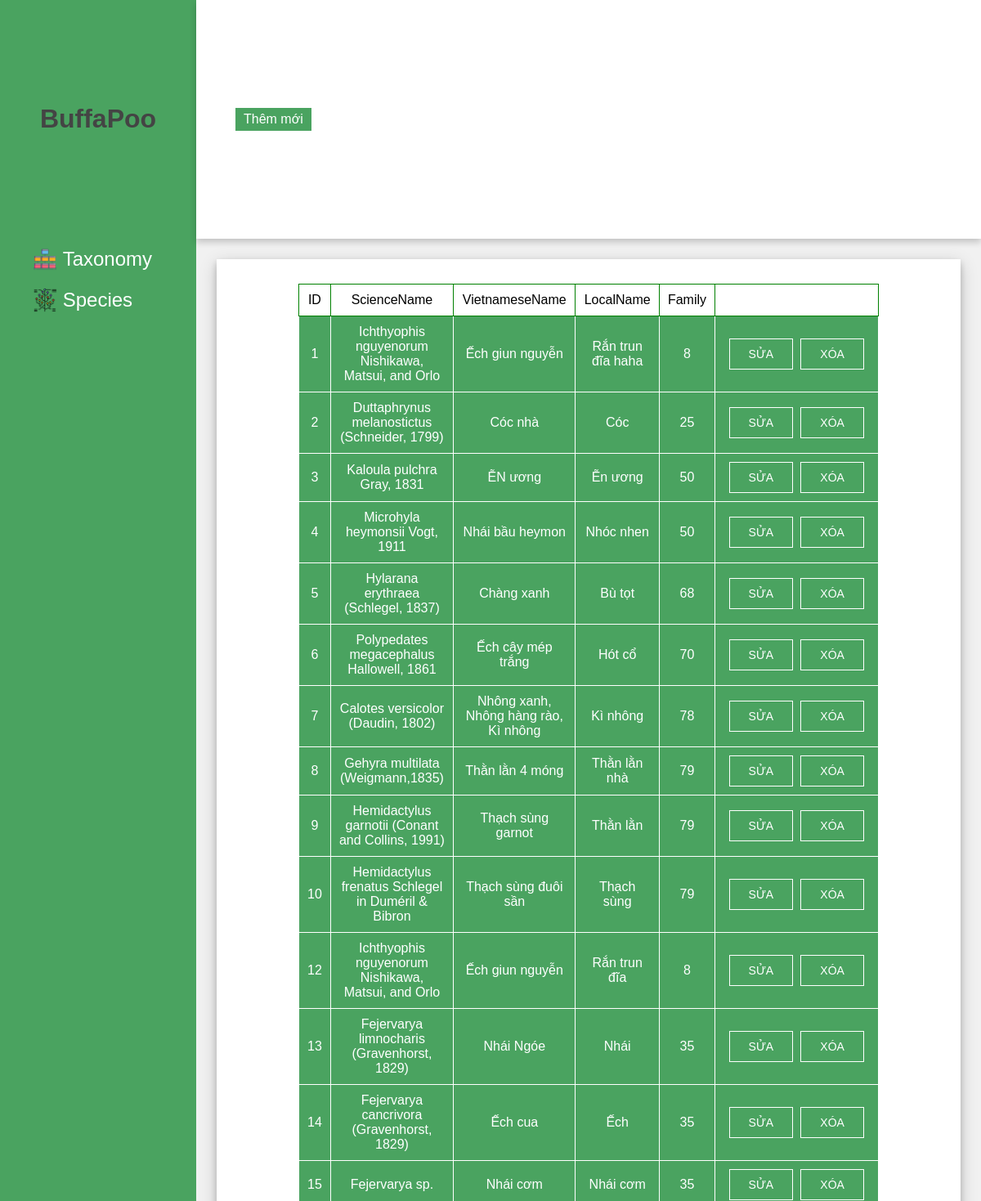
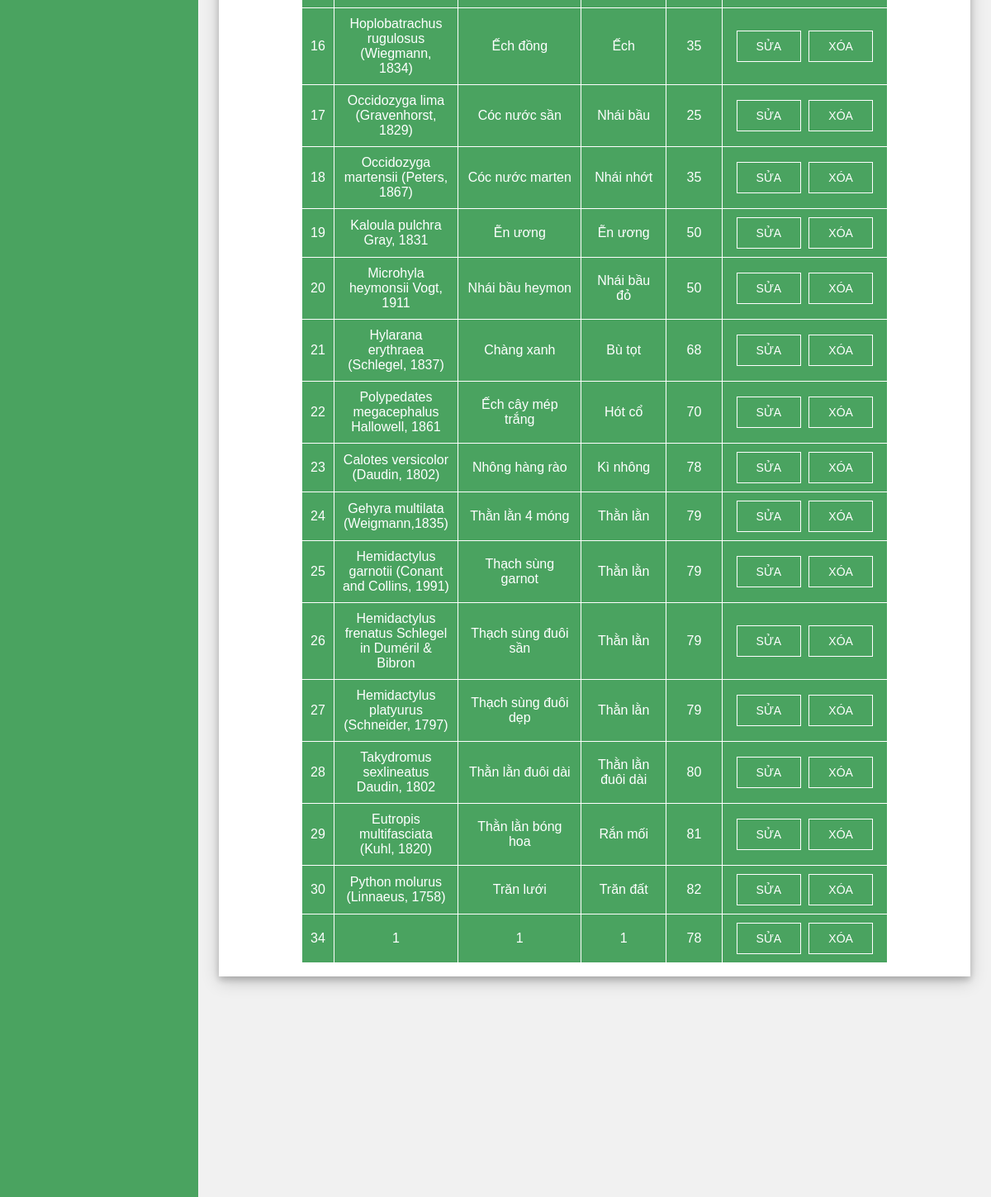
/admin/species.php, run on the app's committed database (2 pictures, top to bottom).
### tables this page shows
CREATE TABLE `species` (
  `ID` int(11) NOT NULL,
  `ScienceName` varchar(50) DEFAULT NULL,
  `VietnameseName` varchar(50) DEFAULT NULL,
  `LocalName` varchar(50) DEFAULT NULL,
  `Family` int(11) NOT NULL,
  `Image1` varchar(50) DEFAULT NULL,
  `Image2` varchar(50) DEFAULT NULL,
  `Image3` varchar(50) DEFAULT NULL,
  `Image4` varchar(50) DEFAULT NULL,
  `Image5` varchar(50) DEFAULT NULL,
  `Morphological` text DEFAULT NULL,
  `Ecological` text DEFAULT NULL,
  `GTSD` text NOT NULL,
  `IUCN` int(11) NOT NULL,
  `VNRL` int(11) NOT NULL,
  `ND32` int(11) NOT NULL,
  `CITES` int(11) NOT NULL,
  `Distribution` int(11) DEFAULT NULL,
  `COORDINATES1` text DEFAULT NULL,
  `COORDINATES2` text DEFAULT NULL,
  `COORDINATES3` text DEFAULT NULL,
  `COORDINATES4` text DEFAULT NULL,
  `COORDINATES5` text DEFAULT NULL,
  `SPECMEN_CODITION` text DEFAULT NULL,
  `HABITAT` text DEFAULT NULL,
  `LOCATION` text DEFAULT NULL,
  `COLLECTION_DATE` date DEFAULT NULL,
  `COLLECTOR` text DEFAULT NULL
);

### db/DBHelper.php (called while the page is built, shortened)
<?php
function executeResult($sql)
{
    $conn = mysqli_connect(HOST, USERNAME, PASSWORD, DATABASE);
    $result = mysqli_query($conn, $sql);
    $data = [];
    while ($row = mysqli_fetch_array($result, 1)) {
        $data[] = $row;
    }
    return $data;
}

### admin/species.php (the view, shortened to what this page needs)
<?php
require_once('../db/DBHelper.php');
?>
<!DOCTYPE html>
<html lang="en">
<head>
    <link rel="stylesheet" href="admin.css">
</head>
<body>
    <div class="side-menu">
        <div class="brand-name">
            <h1>BuffaPoo</h1>
        </div>
        <ul>
            <a href="./taxonomy.php">
                <li><img src="./images/taxonomy.png" alt="">&nbsp; <span>Taxonomy</span></li>
            </a>
            <a href="./species.php">
                <li><img src="images/phylogenetics.png" alt="">&nbsp; <span>Species</span></li>
            </a>
        </ul>
    </div>
    <div class="container">
        <div class="header">
            <div class="nav">
                <div class="user">
                    <a href="add-species.php" class="btn">Thêm mới</a>
                </div>
            </div>
        </div>
        <div class="content">
            <div class="content-2">
                <div class="recent-payments">
                    <div class="table-container">
                        <table class="species-table show">
                            <tr>
                                <th>ID</th>
                                <th>ScienceName</th>
                                <th>VietnameseName</th>
                                <th>LocalName</th>
                                <th>Family</th>
                                <th></th>
                            </tr>
                            <?php
                            $sql =  'SELECT id, ScienceName ,VietnameseName, LocalName, Family FROM species';
                            $result = executeResult($sql);
                            foreach ($result as $row) {
                                echo '
                                        <tr>
                                            <td>' . ($row['id']) . '</td>
                                            <td>' . ($row['ScienceName']) . '</td>
                                            <td>' . ($row['VietnameseName']) . '</td>
                                            <td>' . ($row['LocalName']) . '</td>
                                            <td>' . ($row['Family']) . '</td>
                                            <td>
                                                <button class="edit-btn" onclick="edit(' . ($row['id']) . ')">SỬA</button>
                                                <button class="edit-btn" onclick="xoa(' . ($row['id']) . ')">XÓA</button>
                                            </td>
                                        </tr>
                                    ';
                            }
                            ?>
                        </table>
                    </div>
                </div>
            </div>
        </div>
    </div>
</body>
</html>

### admin/admin.css (style rules this page uses)
:root { --main-color: rgb(74, 163, 96); }
* { margin: 0; padding: 0; box-sizing: border-box; font-family: "Poppins", sans-serif; }
body { min-height: 100vh; }
a { text-decoration: none; }
li { list-style: none; }
h1, h2 { color: #444; }
.species-table { border-collapse: collapse; width: 1000px; }
.species-table th { background-color: white; padding: 10px 0; border: 1px solid green; text-align: center; font-weight: normal; padding: 10px; }
.species-table td { text-align: center; background-color: var(--main-color); color: white; padding: 10px 10px; border: 1px solid white; }
.species-table tr td:last-child { min-width: 200px; }
.btn { background: var(--main-color); color: white; padding: 5px 10px; text-align: center; }
.table-container { padding: 30px 100px; display: flex; justify-content: center; align-items: center; }
.show { display: block; }
.edit-btn { background: var(--main-color); color: white; padding: 10px; border: 1px solid white; font-size: 14px; width: 44%; margin: 0 2px; }
.side-menu { position: fixed; background: var(--main-color); width: 20vw; min-height: 100vh; display: flex; flex-direction: column; }
.side-menu .brand-name { height: 10vh; display: flex; align-items: center; justify-content: center; }
.side-menu li { font-size: 24px; padding: 10px 40px; color: white; display: flex; align-items: center; cursor: pointer; }
.side-menu li img { width: 30px; }
.container { position: absolute; right: 0; width: 80vw; height: 100vh; background: #f1f1f1; }
.container .header { position: fixed; top: 0; right: 0; width: 80vw; height: 10vh; background: white; display: flex; align-items: center; justify-content: center; box-shadow: 0 4px 8px 0 rgba(0, 0, 0, 0.2); z-index: 1; }
.container .header .nav { width: 90%; display: flex; align-items: center; }
.container .header .nav .user { flex: 1; display: flex; justify-content: space-between; align-items: center; }
.container .content { position: relative; margin-top: 10vh; min-height: 90vh; background: #f1f1f1; }
.container .content .content-2 { min-height: 60vh; display: flex; align-items: center; justify-content: flex-start; flex-wrap: wrap; position: relative; }
.container .content .content-2 .recent-payments { position: relative; min-height: 80vh; max-height: 50vh; flex: 5; background: white; margin: 25px 25px 25px 25px; box-shadow: 0 4px 8px 0 rgba(0, 0, 0, 0.2), 0 6px 20px 0 rgba(0, 0, 0, 0.19); display: flex; flex-direction: column; overflow: auto; }
button { cursor: pointer; }

### data on the page
species: ID "1", ScienceName "Ichthyophis nguyenorum Nishikawa, Matsui, and Orlo", VietnameseName "Ếch giun nguyễn", LocalName "Rắn trun đĩa haha", Family "8"
species: ID "2", ScienceName "Duttaphrynus melanostictus (Schneider, 1799)", VietnameseName "Cóc nhà", LocalName "Cóc", Family "25"
species: ID "3", ScienceName "Kaloula pulchra Gray, 1831", VietnameseName "ỄN ương", LocalName "Ễn ương", Family "50"
species: ID "4", ScienceName "Microhyla heymonsii Vogt, 1911", VietnameseName "Nhái bầu heymon", LocalName "Nhóc nhen", Family "50"
species: ID "5", ScienceName "Hylarana erythraea (Schlegel, 1837)", VietnameseName "Chàng xanh", LocalName "Bù tọt", Family "68"
species: ID "6", ScienceName "Polypedates megacephalus Hallowell, 1861", VietnameseName "Ếch cây mép trắng", LocalName "Hót cổ", Family "70"
species: ID "7", ScienceName "Calotes versicolor (Daudin, 1802)", VietnameseName "Nhông xanh, Nhông hàng rào, Kì nhông", LocalName "Kì nhông", Family "78"
species: ID "8", ScienceName "Gehyra multilata (Weigmann,1835)", VietnameseName "Thằn lằn 4 móng", LocalName "Thằn lằn nhà", Family "79"
species: ID "9", ScienceName "Hemidactylus garnotii (Conant and Collins, 1991)", VietnameseName "Thạch sùng garnot", LocalName "Thằn lằn", Family "79"
species: ID "10", ScienceName "Hemidactylus frenatus Schlegel in Duméril & Bibron", VietnameseName "Thạch sùng đuôi sần", LocalName "Thạch sùng", Family "79"
species: ID "12", ScienceName "Ichthyophis nguyenorum Nishikawa, Matsui, and Orlo", VietnameseName "Ếch giun nguyễn", LocalName "Rắn trun đĩa", Family "8"
species: ID "13", ScienceName "Fejervarya limnocharis (Gravenhorst, 1829)", VietnameseName "Nhái Ngóe", LocalName "Nhái", Family "35"
species: ID "14", ScienceName "Fejervarya cancrivora (Gravenhorst, 1829)", VietnameseName "Ếch cua", LocalName "Ếch", Family "35"
species: ID "15", ScienceName "Fejervarya sp.", VietnameseName "Nhái cơm", LocalName "Nhái cơm", Family "35"
species: ID "16", ScienceName "Hoplobatrachus rugulosus (Wiegmann, 1834)", VietnameseName "Ếch đồng", LocalName "Ếch", Family "35"
species: ID "17", ScienceName "Occidozyga lima (Gravenhorst, 1829)", VietnameseName "Cóc nước sần", LocalName "Nhái bầu", Family "25"
species: ID "18", ScienceName "Occidozyga martensii (Peters, 1867)", VietnameseName "Cóc nước marten", LocalName "Nhái nhớt", Family "35"
species: ID "19", ScienceName "Kaloula pulchra Gray, 1831", VietnameseName "Ễn ương", LocalName "Ễn ương", Family "50"
species: ID "20", ScienceName "Microhyla heymonsii Vogt, 1911", VietnameseName "Nhái bầu heymon", LocalName "Nhái bầu đỏ", Family "50"
species: ID "21", ScienceName "Hylarana erythraea (Schlegel, 1837)", VietnameseName "Chàng xanh", LocalName "Bù tọt", Family "68"
species: ID "22", ScienceName "Polypedates megacephalus Hallowell, 1861", VietnameseName "Ếch cây mép trắng", LocalName "Hót cổ", Family "70"
species: ID "23", ScienceName "Calotes versicolor (Daudin, 1802)", VietnameseName "Nhông hàng rào", LocalName "Kì nhông", Family "78"
species: ID "24", ScienceName "Gehyra multilata (Weigmann,1835)", VietnameseName "Thằn lằn 4 móng", LocalName "Thằn lằn", Family "79"
species: ID "25", ScienceName "Hemidactylus garnotii (Conant and Collins, 1991)", VietnameseName "Thạch sùng garnot", LocalName "Thằn lằn", Family "79"
species: ID "26", ScienceName "Hemidactylus frenatus Schlegel in Duméril & Bibron", VietnameseName "Thạch sùng đuôi sần", LocalName "Thằn lằn", Family "79"
species: ID "27", ScienceName "Hemidactylus platyurus (Schneider, 1797)", VietnameseName "Thạch sùng đuôi dẹp", LocalName "Thằn lằn", Family "79"
species: ID "28", ScienceName "Takydromus sexlineatus Daudin, 1802", VietnameseName "Thằn lằn đuôi dài", LocalName "Thằn lằn đuôi dài", Family "80"
species: ID "29", ScienceName "Eutropis multifasciata (Kuhl, 1820)", VietnameseName "Thằn lằn bóng hoa", LocalName "Rắn mối", Family "81"
species: ID "30", ScienceName "Python molurus (Linnaeus, 1758)", VietnameseName "Trăn lưới", LocalName "Trăn đất", Family "82"
species: ID "34", ScienceName "1", VietnameseName "1", LocalName "1", Family "78"
